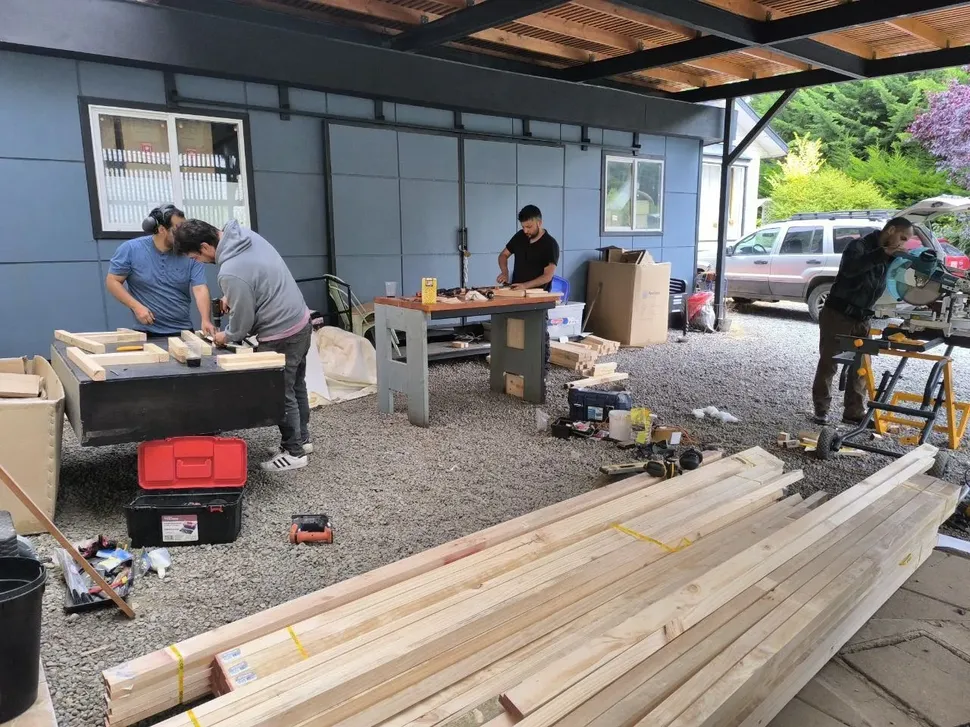
#> input picture images/comisionobraymantencion2.webp, 970 x 727 px, shrunk from 1280 x 960 before the run
$ python -i audit_vision_framing.py   (imports and definitions only)
#> lines starting #> are read from the running program, lines starting #| are printed output that depends on the picture
#!/usr/bin/env python3
"""
Colegio Waldorf Trekan — Vision Framing & Composition Auditor (OpenCV)
Detects faces, salient subject center of mass, and validates framing
across all UI components to prevent severed heads, feet crops, or bad framing.
"""

import cv2
import os
import sys

def audit_image(image_path, target_ratio=1.6):
    """
    Analyzes an image to find the optimal object-position (e.g. 'object-top', 'object-center', etc.)
    target_ratio: width / height of container
    """
#> called with image_path = '../images/comisionobraymantencion2.webp', target_ratio = 1.6
    if not os.path.exists(image_path):
        return {"error": f"File not found: {image_path}"}

    img = cv2.imread(image_path)
#> img is the input picture: shape (727, 970, 3); mean B, G, R 119.9, 124.6, 129.5
    if img is None:
        return {"error": f"Failed to decode: {image_path}"}

    h, w, _ = img.shape
#> h = 727; w = 970
    gray = cv2.cvtColor(img, cv2.COLOR_BGR2GRAY)
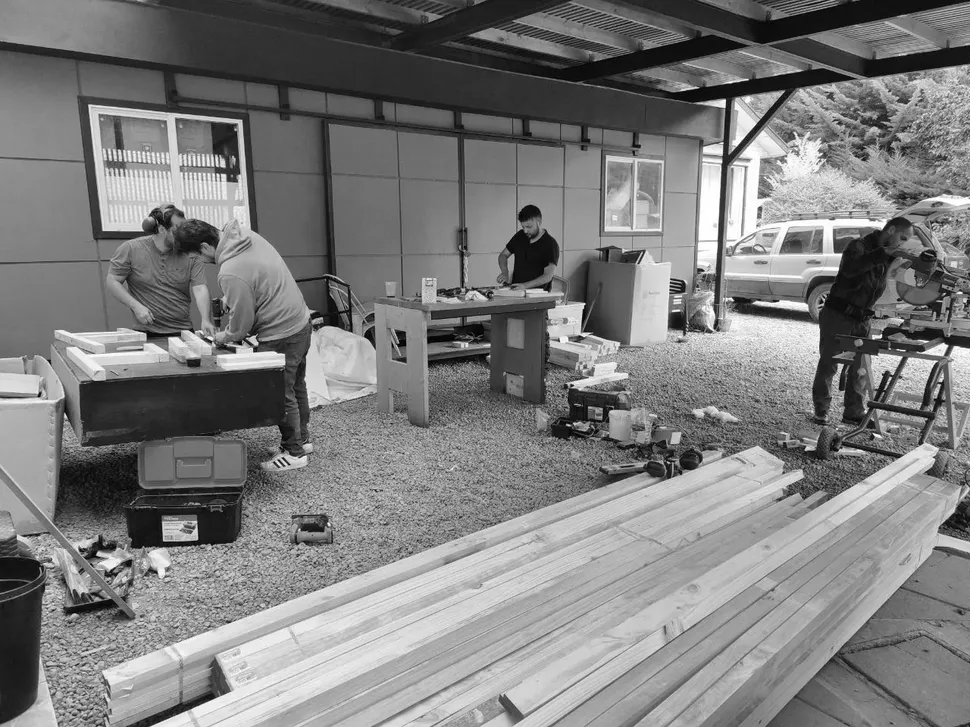
#> gray: shape (727, 970); min 0, max 255, mean 125.5

    # Face detection
    face_cascade = cv2.CascadeClassifier(cv2.data.haarcascades + 'haarcascade_frontalface_default.xml')
    faces = face_cascade.detectMultiScale(gray, scaleFactor=1.1, minNeighbors=3, minSize=(30, 30))
#> faces = ()

    if len(faces) > 0:
        # Compute bounding box of all faces
        min_y = min(f[1] for f in faces)
        max_y = max(f[1] + f[3] for f in faces)
        center_y_face = (min_y + max_y) / 2.0
        face_pct_y = (center_y_face / h) * 100.0

        # If faces are in upper 40%, recommended CSS is object-top or object-[center_20%]
        if face_pct_y < 35:
            suggested_pos = "object-top"
        elif face_pct_y < 55:
            suggested_pos = "object-center"
        else:
            suggested_pos = "object-bottom"

        return {
            "path": image_path,
            "dimensions": f"{w}x{h}",
            "faces_detected": len(faces),
            "face_y_percent": round(face_pct_y, 1),
            "suggested_css": suggested_pos,
            "status": "FACES_DETECTED"
        }
    else:
        # Saliency / edge density center of mass
        edges = cv2.Canny(gray, 50, 150)
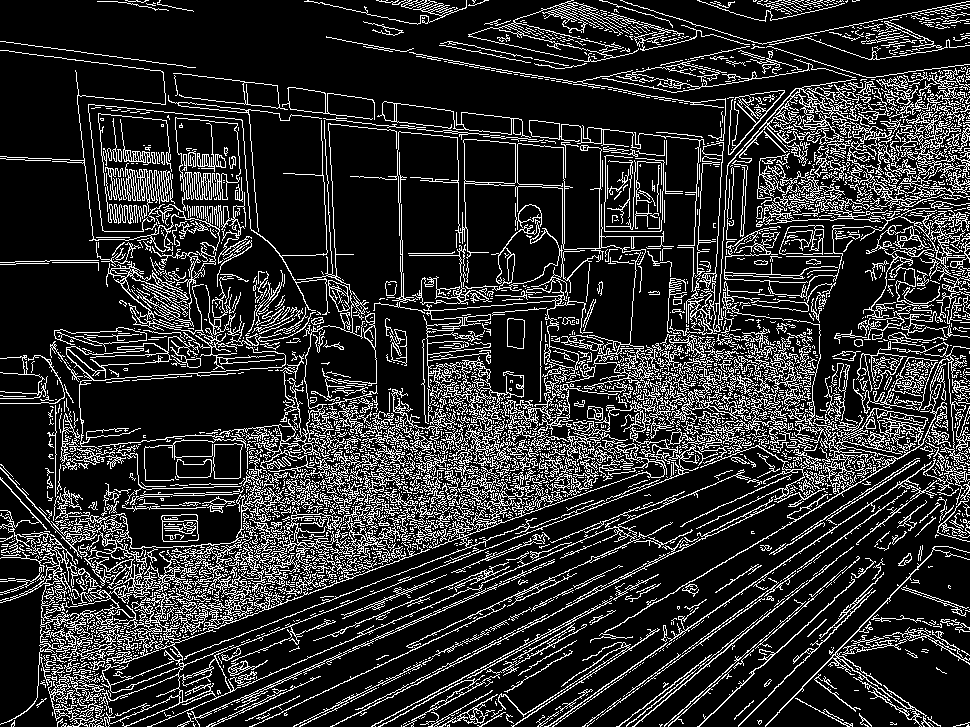
#> edges: shape (727, 970); 18% white in thin lines or dots
        y_indices, x_indices = edges.nonzero()
        if len(y_indices) > 0:
            mean_y = y_indices.mean()
#> mean_y = 390.3
            saliency_pct_y = (mean_y / h) * 100.0
#> saliency_pct_y = 53.69
            if saliency_pct_y < 35:
                suggested_pos = "object-top"
            elif saliency_pct_y < 60:
                suggested_pos = "object-center"
            else:
                suggested_pos = "object-bottom"
        else:
            suggested_pos = "object-center"

        return {
            "path": image_path,
            "dimensions": f"{w}x{h}",
            "faces_detected": 0,
            "suggested_css": suggested_pos,
            "status": "OBJECT_CENTER_OF_MASS"
        }

# [25 lines not run here, left out]

>>> result = audit_image('../images/comisionobraymantencion2.webp')

$ run again, on images/comisionobraymantencion1.webp
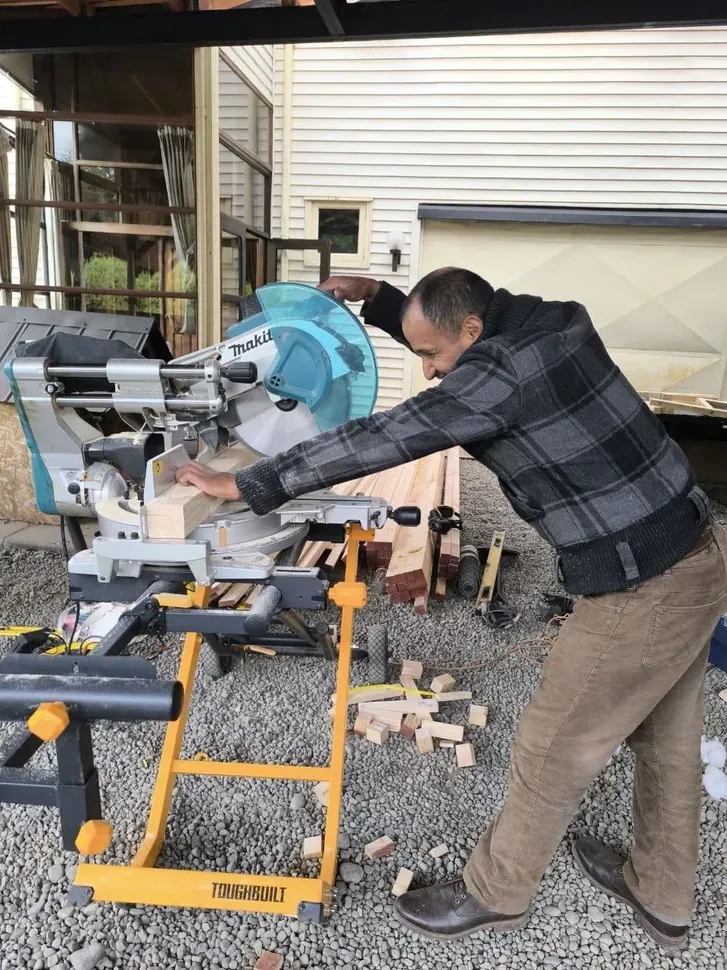
#> input picture images/comisionobraymantencion1.webp, 727 x 970 px, shrunk from 960 x 1280 before the run
#> in audit_image, img is the input picture: shape (970, 727, 3); mean B, G, R 123.6, 129.8, 134
#> in audit_image, `gray = cv2.cvtColor(img, cv2.COLOR_BGR2GRAY)`:
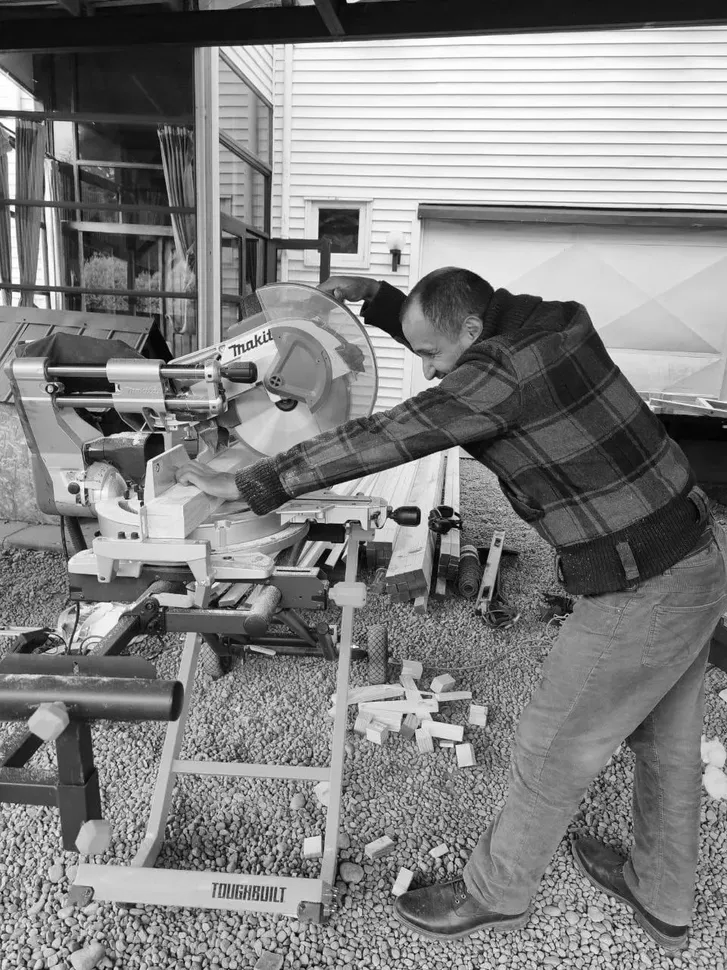
#> gray: shape (970, 727); min 0, max 255, mean 130.4
#> faces = [[636, 439, 61, 61], [313, 584, 74, 74], [94, 533, 127, 127], [36, 187, 159, 159]]
#> min_y = 187
#> max_y = 660
#> center_y_face = 423.5
#> face_pct_y = 43.66
#> result = {'path': '../images/comisionobraymantencion1.webp', 'dimensions': '727x970', 'faces_detected': 4, 'face_y_percent': 43.7, 'suggested_css': 'object-center', 'status': 'FACES_DETECTED'}

$ run again, on images/comisionobraymantencion3.webp
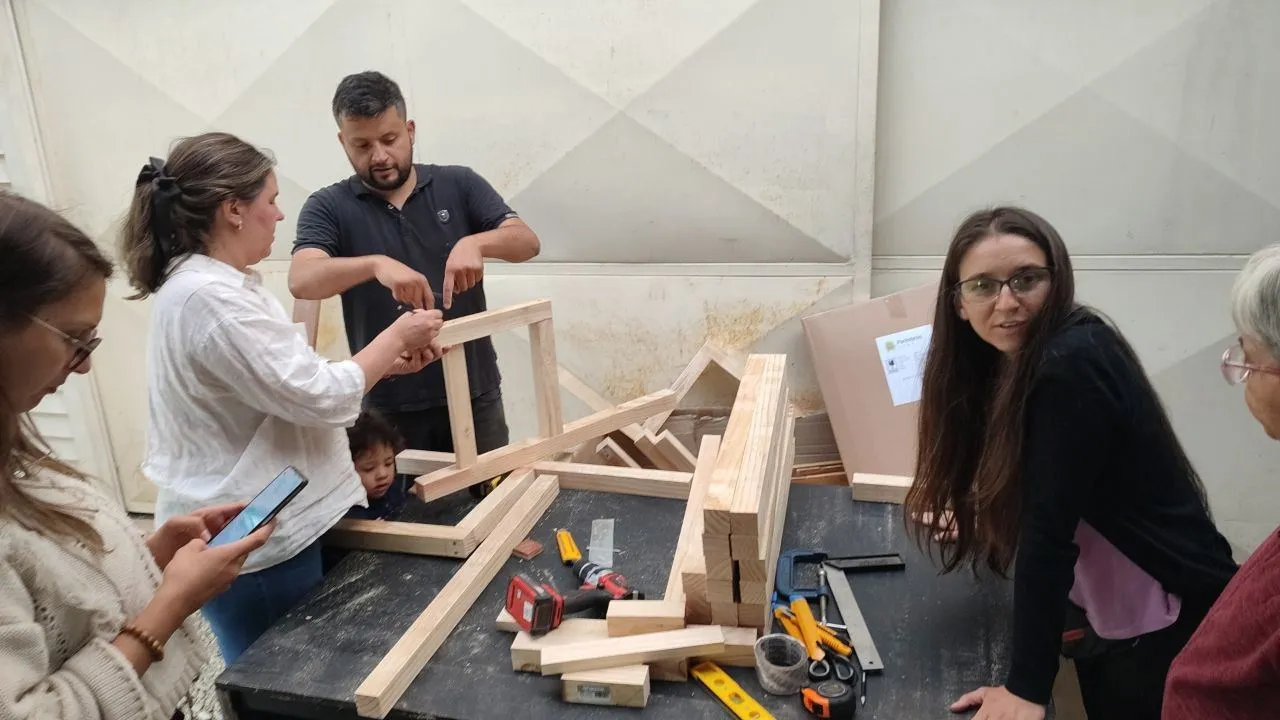
#> input picture images/comisionobraymantencion3.webp, 1280 x 720 px
#> in audit_image, img is the input picture: shape (720, 1280, 3); mean B, G, R 129.7, 137.1, 146
#> in audit_image, `gray = cv2.cvtColor(img, cv2.COLOR_BGR2GRAY)`:
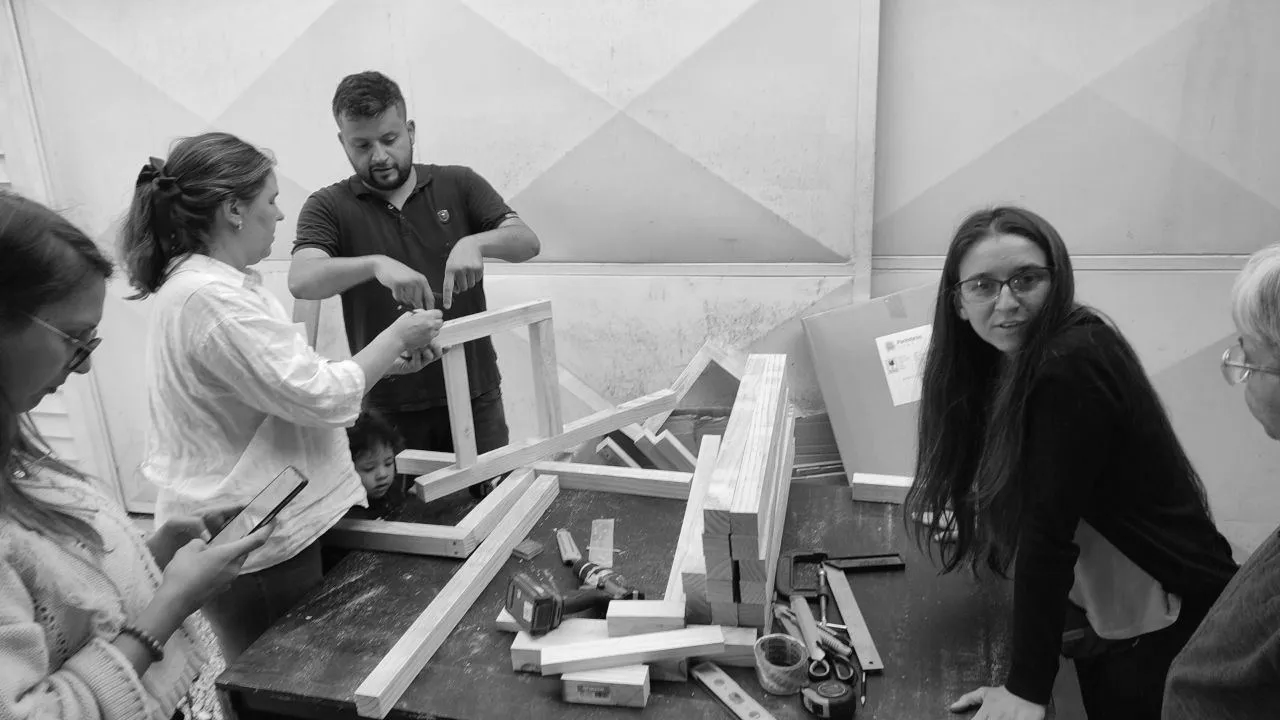
#> gray: shape (720, 1280); min 0, max 255, mean 138.9
#> faces = [[355, 446, 50, 50], [341, 115, 74, 74], [948, 238, 115, 115]]
#> min_y = 115
#> max_y = 496
#> center_y_face = 305.5
#> face_pct_y = 42.43
#> result = {'path': '../images/comisionobraymantencion3.webp', 'dimensions': '1280x720', 'faces_detected': 3, 'face_y_percent': 42.4, 'suggested_css': 'object-center', 'status': 'FACES_DETECTED'}

$ run again, on images/Escuela1.webp
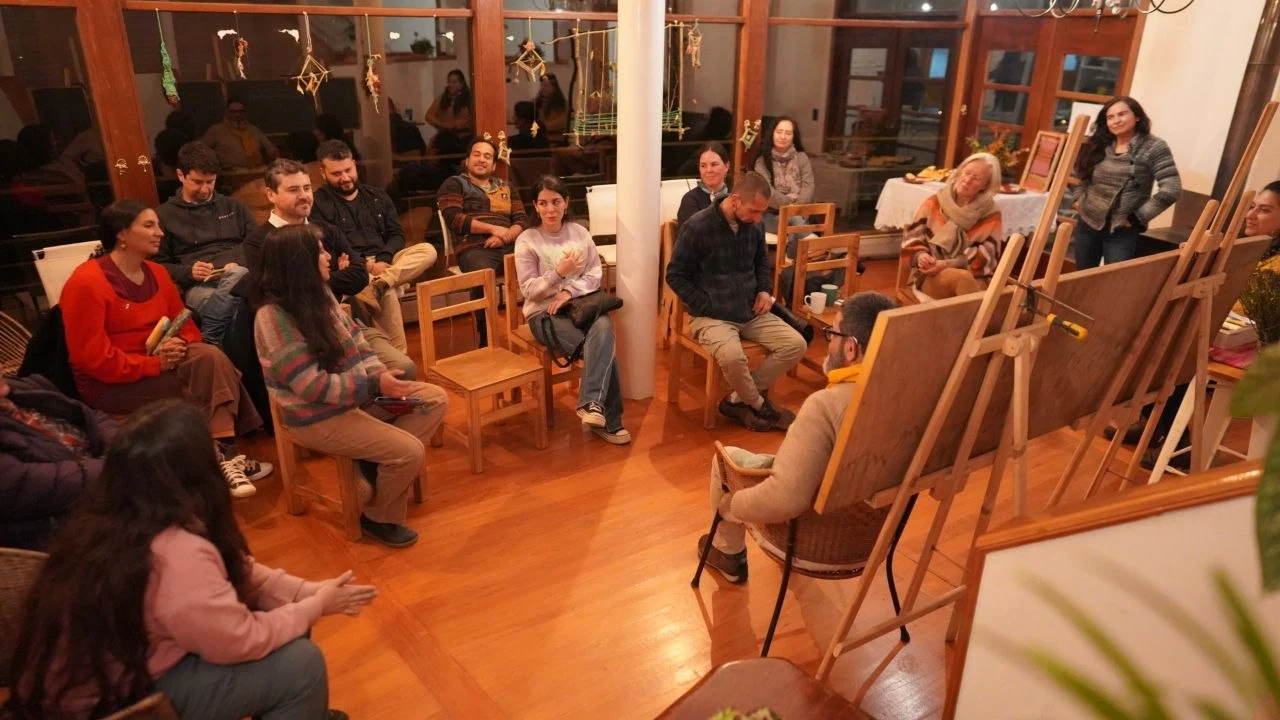
#> input picture images/Escuela1.webp, 1280 x 720 px
#> in audit_image, img is the input picture: shape (720, 1280, 3); mean B, G, R 48.9, 76.9, 133.4
#> in audit_image, `gray = cv2.cvtColor(img, cv2.COLOR_BGR2GRAY)`:
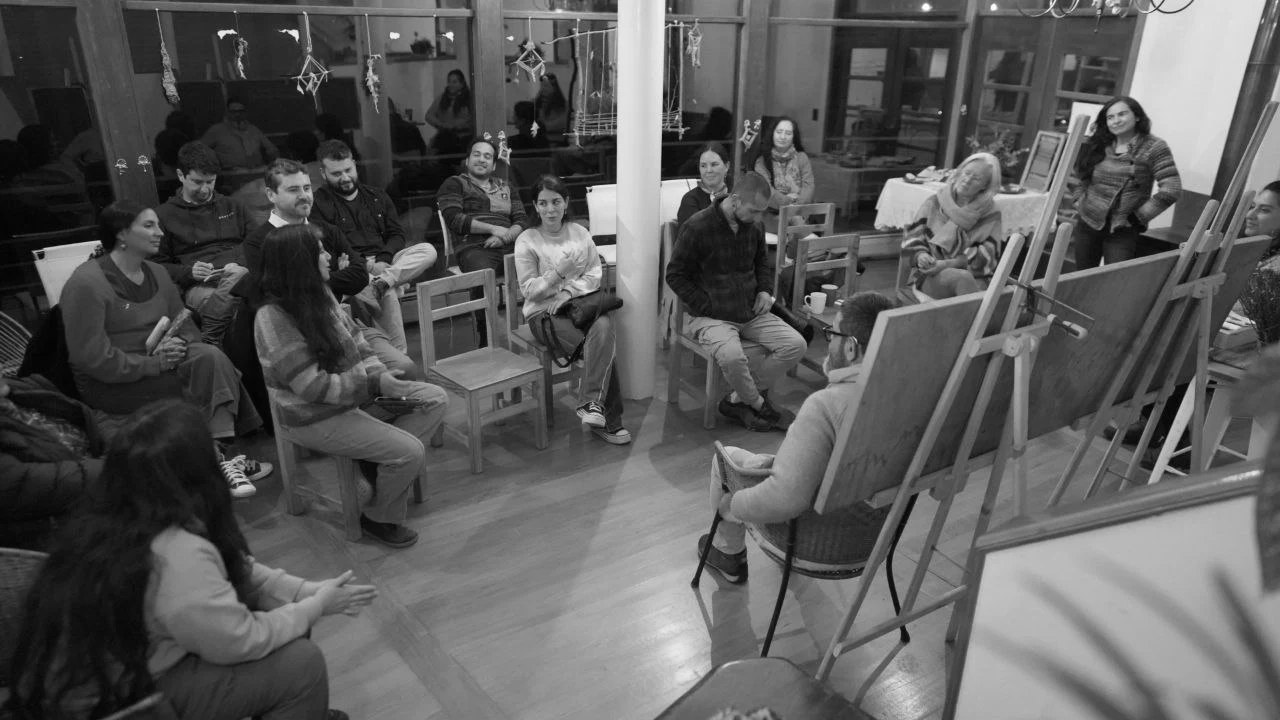
#> gray: shape (720, 1280); min 1, max 255, mean 90.6
#> faces = [[1102, 102, 34, 34], [465, 142, 35, 35], [692, 150, 35, 35], [281, 173, 40, 40], [531, 188, 38, 38], [130, 207, 46, 46], [604, 377, 68, 68], [643, 463, 235, 235]]
#> min_y = 102
#> max_y = 698
#> center_y_face = 400
#> face_pct_y = 55.56
#> result = {'path': '../images/Escuela1.webp', 'dimensions': '1280x720', 'faces_detected': 8, 'face_y_percent': 55.6, 'suggested_css': 'object-bottom', 'status': 'FACES_DETECTED'}
